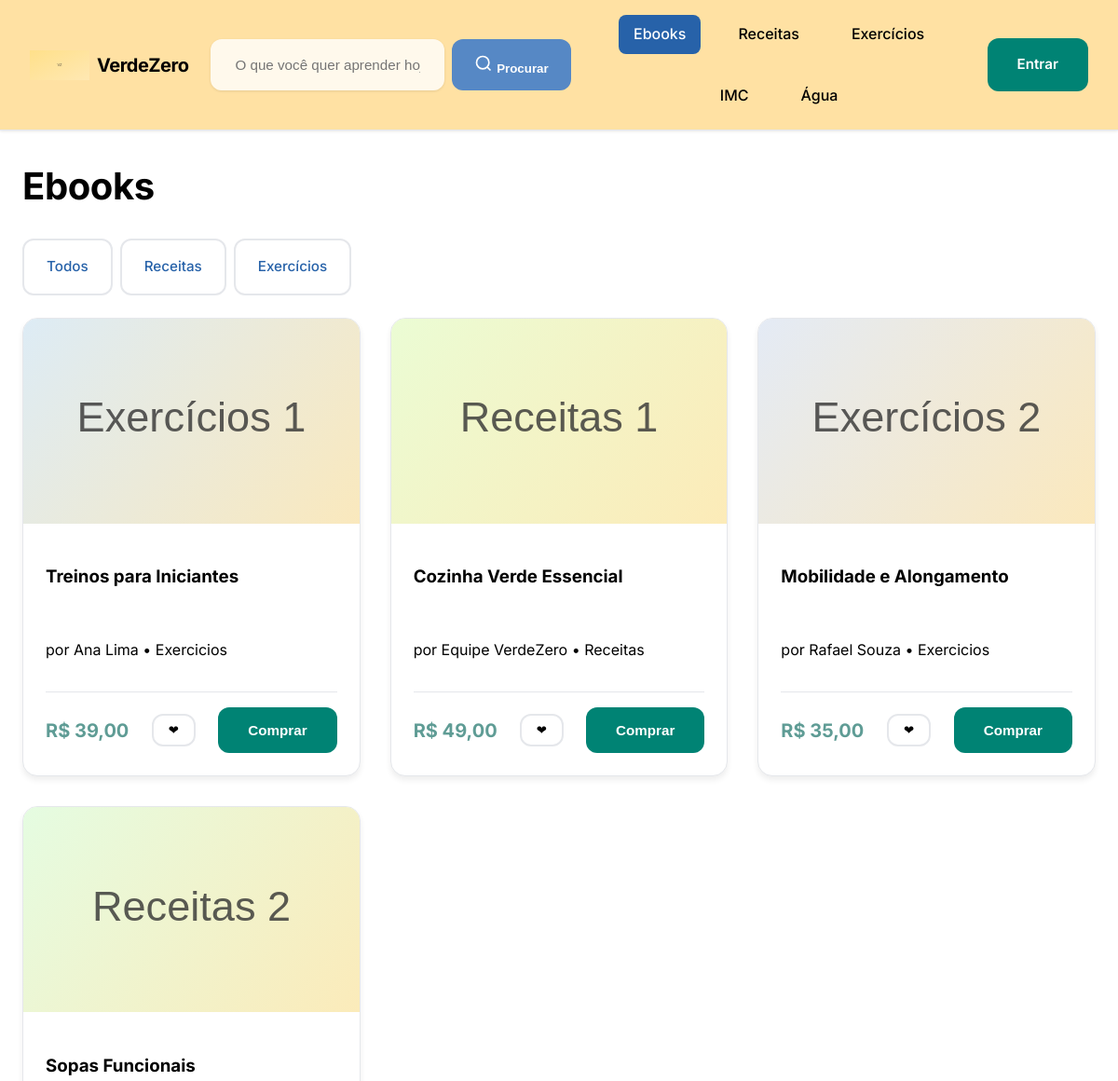
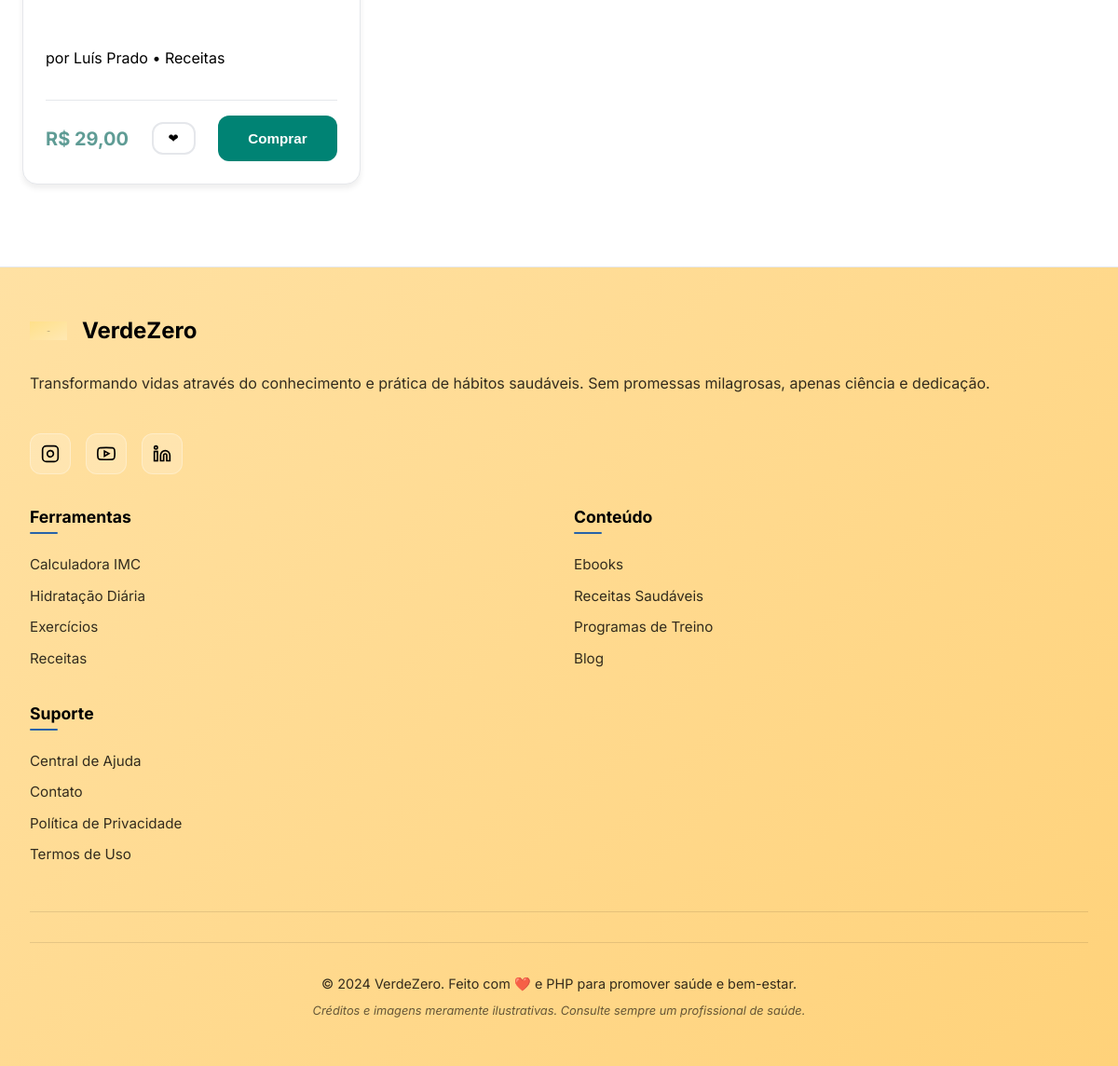
The app's page /ebooks.php with its own data (2 pictures, top to bottom).
### tables this page shows
CREATE TABLE IF NOT EXISTS ebooks (
  id INT AUTO_INCREMENT PRIMARY KEY,
  title VARCHAR(200) NOT NULL,
  author VARCHAR(120) NOT NULL,
  price_cents INT NOT NULL DEFAULT 0,
  category ENUM('receitas','exercicios') NOT NULL,
  cover_path VARCHAR(255) NOT NULL,
  featured TINYINT(1) NOT NULL DEFAULT 0,
  promo TINYINT(1) NOT NULL DEFAULT 0,
  created_at TIMESTAMP DEFAULT CURRENT_TIMESTAMP
);

### includes/db.php (called while the page is built, shortened)
<?php
function db() {
    try {
        $mysqli = new mysqli(DB_HOST, DB_USER, DB_PASS, DB_NAME);
        $mysqli->set_charset('utf8mb4');
        return $mysqli;
    } catch (Throwable $e) {
        return null;
    }
}
function h($str) {
    return htmlspecialchars((string)$str, ENT_QUOTES | ENT_SUBSTITUTE, 'UTF-8');
}
function get_ebooks(?string $category = null): array {
    $conn = db();
    if ($conn) {
        if ($category) {
            $stmt = $conn->prepare('SELECT id, title, author, price_cents, category, cover_path, featured, promo FROM ebooks WHERE category = ? ORDER BY featured DESC, id DESC');
            $stmt->bind_param('s', $category);
        } else {
            $stmt = $conn->prepare('SELECT id, title, author, price_cents, category, cover_path, featured, promo FROM ebooks ORDER BY featured DESC, id DESC');
        }
        $stmt->execute();
        $res = $stmt->get_result();
        $rows = [];
        while ($row = $res->fetch_assoc()) {
            $rows[] = $row;
        }
        return $rows;
    }
    $fallback = [
        ['id'=>1,'title'=>'Cozinha Verde Essencial','author'=>'Equipe VerdeZero','price_cents'=>4900,'category'=>'receitas','cover_path'=>'assets/img/cover_receitas_1.svg','featured'=>1,'promo'=>0],
        ['id'=>2,'title'=>'Treinos para Iniciantes','author'=>'Ana Lima','price_cents'=>3900,'category'=>'exercicios','cover_path'=>'assets/img/cover_exercicios_1.svg','featured'=>1,'promo'=>1],
        ['id'=>3,'title'=>'Sopas Funcionais','author'=>'Luís Prado','price_cents'=>2900,'category'=>'receitas','cover_path'=>'assets/img/cover_receitas_2.svg','featured'=>0,'promo'=>0],
        ['id'=>4,'title'=>'Mobilidade e Alongamento','author'=>'Rafael Souza','price_cents'=>3500,'category'=>'exercicios','cover_path'=>'assets/img/cover_exercicios_2.svg','featured'=>0,'promo'=>0],
    ];
    return $fallback;
}
function cents_to_brl(int $cents): string {
    return 'R$ ' . number_format($cents / 100, 2, ',', '.');
}

### ebooks.php (the view, shortened to what this page needs)
<?php
require_once __DIR__ . '/includes/header.php';
$ebooks = get_ebooks(null);
?>
<section class="vz-page-title"><h1>Ebooks</h1></section>
<section class="vz-tabs">
  <a class="vz-tab" href="<?php echo h(BASE_URL); ?>ebooks.php">Todos</a>
  <a class="vz-tab" href="<?php echo h(BASE_URL); ?>receitas.php">Receitas</a>
  <a class="vz-tab" href="<?php echo h(BASE_URL); ?>exercicios.php">Exercícios</a>
</section>
<section class="vz-grid">
<?php foreach ($ebooks as $e): ?>
  <article class="vz-ebook">
    <img src="<?php echo h(BASE_URL . $e['cover_path']); ?>" alt="Capa: <?php echo h($e['title']); ?>">
    <div class="vz-ebook__body">
      <h3><?php echo h($e['title']); ?></h3>
      <p class="vz-meta">por <?php echo h($e['author']); ?> • <?php echo h(ucfirst($e['category'])); ?></p>
      <div class="vz-ebook__actions">
        <span class="vz-price"><?php echo h(cents_to_brl((int)$e['price_cents'])); ?></span>
        <button class="vz-fav" data-id="<?php echo (int)$e['id']; ?>" aria-label="Favoritar">❤</button>
        <button class="vz-btn">Comprar</button>
      </div>
    </div>
  </article>
<?php endforeach; ?>
</section>
<?php require_once __DIR__ . '/includes/footer.php'; ?>

### includes/header.php (shortened to what this page needs)
<?php
require_once __DIR__ . '/db.php';
?><!doctype html>
<html lang="pt-br">
<head>
<link rel="stylesheet" href="<?php echo h(BASE_URL); ?>assets/css/style.css">
</head>
<body>
<header class="vz-header">
  <div class="vz-header__brand">
    <a class="vz-logo" href="<?php echo h(BASE_URL); ?>index.php">
      <img src="<?php echo h(BASE_URL); ?>assets/img/logo.svg" alt="VerdeZero" width="32" height="32">
      <span>VerdeZero</span>
    </a>
  </div>
  <form class="vz-search" action="<?php echo h(BASE_URL); ?>ebooks.php" method="get" role="search">
    <input type="text" name="q" placeholder="O que você quer aprender hoje?" aria-label="Pesquisar ebooks, receitas e exercícios">
    <button type="submit" aria-label="Buscar">
      <svg width="20" height="20" viewBox="0 0 24 24" fill="none" stroke="currentColor" stroke-width="2">
        <circle cx="11" cy="11" r="8"></circle>
        <path d="m21 21-4.35-4.35"></path>
      </svg>
      Procurar
    </button>
  </form>
  <nav class="vz-nav" role="navigation" aria-label="Menu principal">
    <a href="<?php echo h(BASE_URL); ?>ebooks.php">Ebooks</a>
    <a href="<?php echo h(BASE_URL); ?>receitas.php">Receitas</a>
    <a href="<?php echo h(BASE_URL); ?>exercicios.php">Exercícios</a>
    <a href="<?php echo h(BASE_URL); ?>imc.php">IMC</a>
    <a href="<?php echo h(BASE_URL); ?>agua.php">Água</a>
  </nav>
  <div class="vz-user">
    <?php if (!empty($_SESSION['user'])): ?>
      <span class="vz-user__hello">Olá, <?php echo h($_SESSION['user']['name']); ?></span>
      <a class="vz-btn-outline" href="<?php echo h(BASE_URL); ?>login.php">Perfil</a>
      <a class="vz-btn-outline" href="<?php echo h(BASE_URL); ?>login.php?logout=1">Sair</a>
    <?php else: ?>
      <a class="vz-btn" href="<?php echo h(BASE_URL); ?>login.php">Entrar</a>
    <?php endif; ?>
  </div>
</header>
<main class="vz-main">

### includes/footer.php (shortened to what this page needs)
</main>
<footer class="vz-footer">
  <div class="vz-footer__content">
    <div class="vz-footer__main">
      <div class="vz-footer__brand">
        <div class="vz-footer__logo">
          <img src="<?php echo h(BASE_URL); ?>assets/img/logo.svg" alt="VerdeZero" width="40" height="40">
          <span>VerdeZero</span>
        </div>
        <p>Transformando vidas através do conhecimento e prática de hábitos saudáveis. Sem promessas milagrosas, apenas ciência e dedicação.</p>
        <div class="vz-footer__social">
          <a href="#" aria-label="Siga-nos no Instagram" class="vz-social-link">
            <svg width="20" height="20" viewBox="0 0 24 24" fill="none" stroke="currentColor" stroke-width="2">
              <rect x="2" y="2" width="20" height="20" rx="5" ry="5"></rect>
              <path d="M16 11.37A4 4 0 1 1 12.63 8 4 4 0 0 1 16 11.37z"></path>
              <line x1="17.5" y1="6.5" x2="17.51" y2="6.5"></line>
            </svg>
          </a>
          <a href="#" aria-label="Siga-nos no YouTube" class="vz-social-link">
          </a>
          <a href="#" aria-label="Siga-nos no LinkedIn" class="vz-social-link">
            <svg width="20" height="20" viewBox="0 0 24 24" fill="none" stroke="currentColor" stroke-width="2">
              <path d="M16 8a6 6 0 0 1 6 6v7h-4v-7a2 2 0 0 0-2-2 2 2 0 0 0-2 2v7h-4v-7a6 6 0 0 1 6-6z"></path>
              <rect x="2" y="9" width="4" height="12"></rect>
              <circle cx="4" cy="4" r="2"></circle>
            </svg>
          </a>
        </div>
      </div>
      <div class="vz-footer__links">
        <div class="vz-footer__section">
          <h3>Ferramentas</h3>
          <ul>
            <li><a href="<?php echo h(BASE_URL); ?>imc.php">Calculadora IMC</a></li>
            <li><a href="<?php echo h(BASE_URL); ?>agua.php">Hidratação Diária</a></li>
            <li><a href="<?php echo h(BASE_URL); ?>exercicios.php">Exercícios</a></li>
            <li><a href="<?php echo h(BASE_URL); ?>receitas.php">Receitas</a></li>
          </ul>
        </div>
        <div class="vz-footer__section">
          <h3>Conteúdo</h3>
          <ul>
            <li><a href="<?php echo h(BASE_URL); ?>ebooks.php">Ebooks</a></li>
            <li><a href="<?php echo h(BASE_URL); ?>receitas.php">Receitas Saudáveis</a></li>
            <li><a href="<?php echo h(BASE_URL); ?>exercicios.php">Programas de Treino</a></li>
            <li><a href="#">Blog</a></li>
          </ul>
        </div>
        <div class="vz-footer__section">
          <h3>Suporte</h3>
          <ul>
            <li><a href="#">Central de Ajuda</a></li>
            <li><a href="#">Contato</a></li>
            <li><a href="#">Política de Privacidade</a></li>
            <li><a href="#">Termos de Uso</a></li>
          </ul>
        </div>
      </div>
    </div>
    <div class="vz-footer__bottom">
      <div class="vz-footer__divider"></div>
      <div class="vz-footer__credits">
        <p>&copy; 2024 VerdeZero. Feito com <span class="vz-heart">❤️</span> e PHP para promover saúde e bem-estar.</p>
        <p class="vz-footer__disclaimer">Créditos e imagens meramente ilustrativas. Consulte sempre um profissional de saúde.</p>
      </div>
    </div>
  </div>
</footer>
</body>
</html>

### records on screen
ebooks: cover_path (picture), title "Treinos para Iniciantes", author "Ana Lima", category "Exercicios", price_cents "R$ 39,00"
ebooks: cover_path (picture), title "Cozinha Verde Essencial", author "Equipe VerdeZero", category "Receitas", price_cents "R$ 49,00"
ebooks: cover_path (picture), title "Mobilidade e Alongamento", author "Rafael Souza", category "Exercicios", price_cents "R$ 35,00"
ebooks: cover_path (picture), title "Sopas Funcionais", author "Luís Prado", category "Receitas", price_cents "R$ 29,00"
